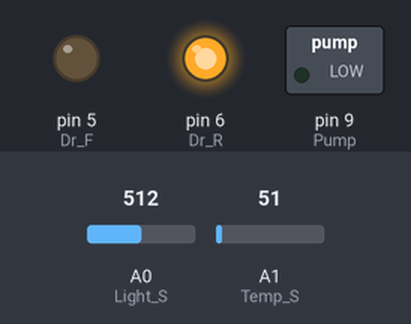
The sketch below on a simulated Arduino Uno, built with avr-gcc and run on an emulated ATmega328P. On the bench: switched loads named in the sketch (green lamp = pin HIGH), output pins drawn as LEDs (lit = HIGH). The inputs (shaded band) are chosen by the test bench; at power-on: A0 (Light_S) = 512, A1 (Temp_S) = 51.

Above: at 0.1 s.
Timing chart, 0 to 1.6 s (numbered marks = the images above):
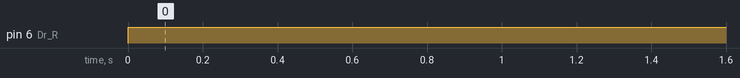

Measured:
- by itself, pin 6 (Dr_R): LOW → HIGH at 0.00 s

The sketch:

OmegaBot.ino
```cpp
#define Dr_F 5 // Drive Forward  Выдвижение привода
#define Dr_R 6 // Drive Reverse Задвижение привода
#define Light 7 // Освещение
#define Pump 9 // Насос полива
#define Light_S 14 // Light Sensor Датчик света
#define Day 600 // Значение датчика при высокой освещенности
#define Temp 600 // Temperature Значение датчика необходимой температуры
#define Temp_S 15 // Temperature Sensor Датчик температуры
uint32_t myTimer1, myTimer2;
bool Drive;
void setup() {
  pinMode(Pump, OUTPUT);
  pinMode(Dr_F, OUTPUT);
  pinMode(Dr_R, OUTPUT);
  pinMode(Light_S, INPUT);
  pinMode(Temp_S, INPUT);
  }
void loop() {
  if (millis() - myTimer1 >= 28800000) {   // Значение таймера на 8 часов для ожидания
    myTimer1 = millis();              // Сброс таймера
    Watering();  // Вызов полива
  }
  if (analogRead(Light_S) < Day) {   // Опрос датчика света
    digitalWrite(Light, true); // Включить освещение
  }
    else {
      digitalWrite(Light, false); // Выключить освещение
    }
  if  (analogRead(Temp_S) > Temp) {   // Опрос датчика температуры
    Temper();
    Drive = 1;
  }
    else {
      Temper();
      Drive = 0;
    }
}
void Watering() {            // Полив
  myTimer2 = myTimer1;
  digitalWrite(Pump, true); // Включить полив
  if (millis() - myTimer2 >= 10800000) {   // Значение таймера на 3 часа для полива
    myTimer1 = millis();              // Сброс таймера
    digitalWrite(Pump, false); // Выключить полив
  }

}

void Temper() {        // Дверца
  bool Position;
  if (Drive == 1 && Position == 0) {
    digitalWrite(Dr_F, true);
    digitalWrite(Dr_R, false);
    Position = 1;
  }
  if (Drive == 0 && Position == 1) {
    digitalWrite(Dr_F, false);
    digitalWrite(Dr_R, true);
    Position = 0;
  }
}
```
